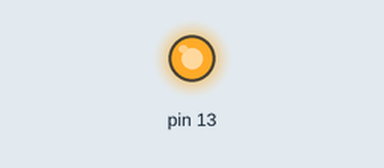
The sketch below on a simulated Arduino Uno, built with avr-gcc and run on an emulated ATmega328P. Parts: output pins drawn as LEDs (lit = HIGH).

Above: at 0.5 s.
At 3.8 s:
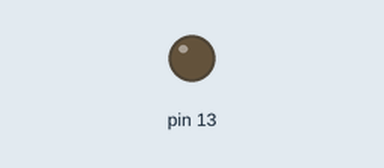
Timing chart, 0 to 5.3 s (numbered marks = the images above):
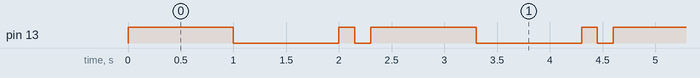

The sketch:

sketch_apr01a.ino
```cpp
void setup() {
  // put your setup code here, to run once:
  pinMode(13,OUTPUT);

}

void loop() {
  // put your main code here, to run repeatedly:
  digitalWrite(13,HIGH);
  delay(1000);
  digitalWrite(13,LOW);
  delay(1000);
  digitalWrite(13,HIGH);
  delay(150);
  digitalWrite(13,LOW);
  delay(150);

}
```

Measured:
- by itself, pin 13: repeats every 2.3 s: LOW 1.0 s, HIGH 0.15 s, LOW 0.15 s, HIGH 1.0 s
- by itself, everything shown: repeats every 2.3 s, in 4 steps
